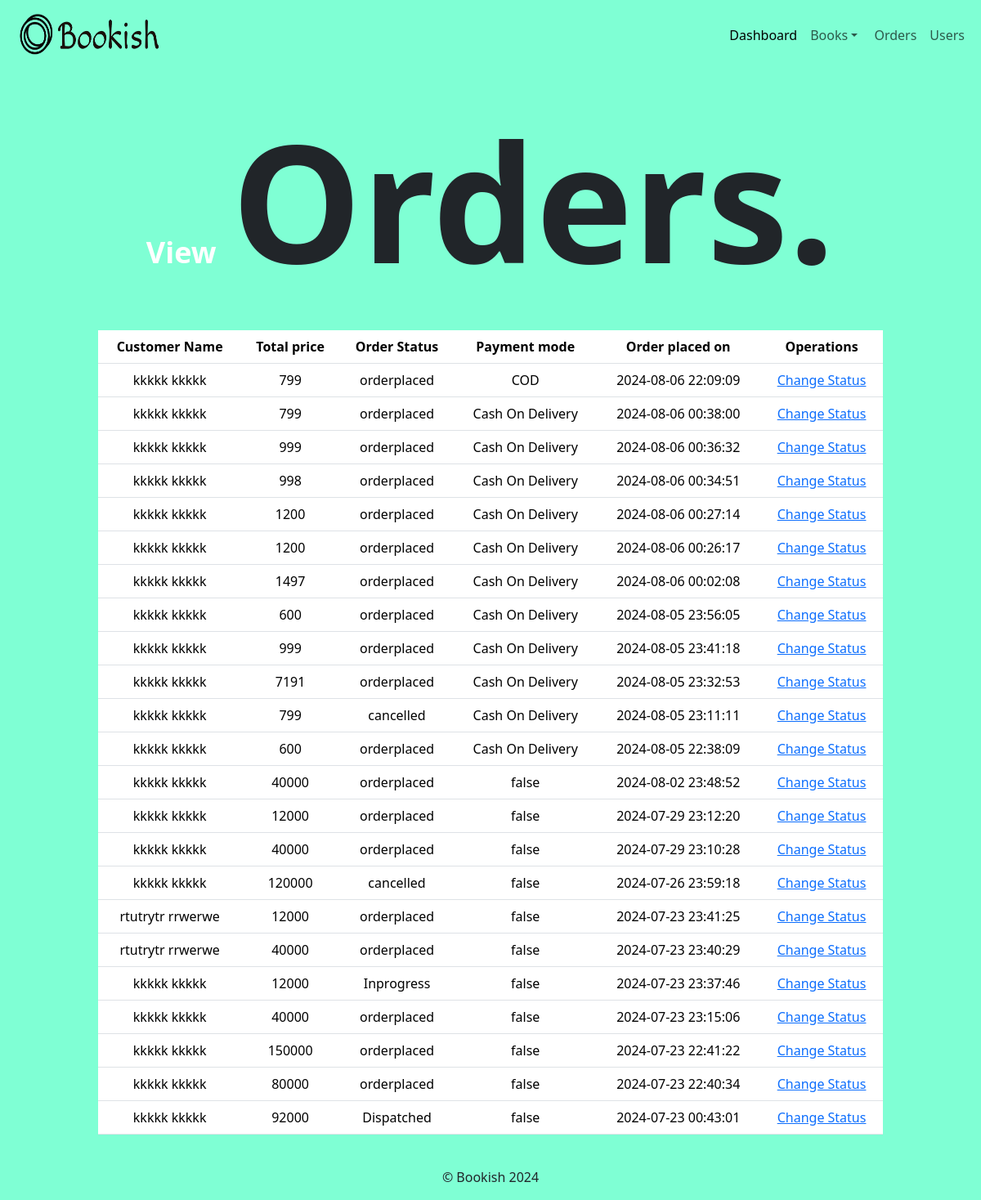
Screenshot of /vuorders.php with the database file from the repository.
### tables this page shows
CREATE TABLE IF NOT EXISTS `orders` (
  `id` int(10) NOT NULL AUTO_INCREMENT,
  `userid` int(10) NOT NULL,
  `totalprice` varchar(100) NOT NULL,
  `orderstatus` varchar(100) NOT NULL,
  `paymentmode` varchar(100) NOT NULL,
  `timestamp` datetime NOT NULL DEFAULT CURRENT_TIMESTAMP,
  PRIMARY KEY (`id`)
);

CREATE TABLE IF NOT EXISTS `user_data` (
  `id` int(11) NOT NULL AUTO_INCREMENT,
  `userid` varchar(200) NOT NULL,
  `firstname` varchar(200) NOT NULL,
  `lastname` varchar(200) NOT NULL,
  `company` varchar(200) NOT NULL,
  `address1` varchar(200) NOT NULL,
  `address2` varchar(200) NOT NULL,
  `city` varchar(200) NOT NULL,
  `country` varchar(200) NOT NULL,
  `zip` int(30) NOT NULL,
  `mobile` int(30) NOT NULL,
  PRIMARY KEY (`id`)
);

### vuorders.php (the view, shortened to what this page needs)
<!DOCTYPE html>
<html lang="en">
<head>
    <link rel="stylesheet" href="https://cdn.jsdelivr.net/npm/bootstrap@5.3.3/dist/css/bootstrap.rtl.min.css">
    <link rel="stylesheet" href="example.css">
    <?php
    include('dbconnection.php');
    $sqry = "SELECT orders.totalprice, orders.orderstatus, orders.paymentmode, orders.timestamp, orders.id, user_data.firstname, user_data.lastname
     FROM orders JOIN user_data ON orders.userid=user_data.userid ORDER BY `orders`.`id` DESC    ";
$result=mysqli_query($con,$sqry);
    ?>
</head>
<body>
<nav class="navbar navbar-expand-lg ">
  <div class="container-fluid">
  <img src="product_images/logo.png" alt="" height="70px" width="200px">
    <div class="collapse navbar-collapse" id="navbarSupportedContent">
      <ul class="navbar-nav me-auto mb-2 mb-lg-0">
        <li class="nav-item">
          <a class="nav-link active" aria-current="page" href="dashboard.php">Dashboard</a>
        </li>
        <li class="nav-item dropdown">
          <a class="nav-link dropdown-toggle" href="#" role="button" data-bs-toggle="dropdown" aria-expanded="false">
            Books
          </a>
        </li>
        <li class="nav-item">
          <a class="nav-link" href="vuorders.php">Orders</a>
        </li>
        <li class="nav-item">
          <a class="nav-link" href="vfusers.php">Users</a>
        </li>
    </div>
  </div>
</nav>
             <div class="heading" >
                              <b  class="int"> View &nbsp;</b  ><b class="book">Orders. </b>  <br>
             </div>
                                        <table align="center"class="table  table-hover" style="text-align:center;width:80%" id="myTable">
                                            <thead>
                                                    <tr>
                                                    <th>Customer Name</th>
                                                        <th>Total price</th>
                                                        <th>Order Status</th>
                                                        <th>Payment mode</th>
                                                        <th>Order placed on</th>
                                                        <th>Operations</th>
                                                    </tr>
                                            </thead>
                                            <tbody>
                                            <?php
    if (mysqli_num_rows($result) > 0) {
        while($row = mysqli_fetch_assoc($result)) {
            ?>
        <tr>
            <td><?php echo $row["firstname"] ." ".$row["lastname"] ?></td>
            <td><?php echo $row["totalprice"] ?></td>
            <td><?php echo $row["orderstatus"] ?></td>
            <td><?php echo $row["paymentmode"] ?></td>
            <td><?php echo $row["timestamp"];  ?>		</td>
            <td><a href='orderprocess1.php?id=<?php echo $row["id"] ?>'>Change Status</a>
        </tr>
        <?php
        }
      } else {
        echo "0 results";
      }
?>
                                            </tbody>
                                        </table>
<br>
<p align="center">&copy; Bookish 2024</p>
</body>
</html>

### example.css (style rules this page uses)
body { background-color: aquamarine; }
.navbar { background-color: aquamarine; }
.heading { font-size: 3vw; text-align: center; padding: 1px; margin: 8px; }
.int { color:white; }
.book { font-size: 200px; }

### rows the page displays
orders: user_data.firstname "kkkkk", user_data.lastname "kkkkk", totalprice "799", orderstatus "orderplaced", paymentmode "COD", timestamp "2024-08-06 22:09:09"
orders: user_data.firstname "kkkkk", user_data.lastname "kkkkk", totalprice "799", orderstatus "orderplaced", paymentmode "Cash On Delivery", timestamp "2024-08-06 00:38:00"
orders: user_data.firstname "kkkkk", user_data.lastname "kkkkk", totalprice "999", orderstatus "orderplaced", paymentmode "Cash On Delivery", timestamp "2024-08-06 00:36:32"
orders: user_data.firstname "kkkkk", user_data.lastname "kkkkk", totalprice "998", orderstatus "orderplaced", paymentmode "Cash On Delivery", timestamp "2024-08-06 00:34:51"
orders: user_data.firstname "kkkkk", user_data.lastname "kkkkk", totalprice "1200", orderstatus "orderplaced", paymentmode "Cash On Delivery", timestamp "2024-08-06 00:27:14"
orders: user_data.firstname "kkkkk", user_data.lastname "kkkkk", totalprice "1200", orderstatus "orderplaced", paymentmode "Cash On Delivery", timestamp "2024-08-06 00:26:17"
orders: user_data.firstname "kkkkk", user_data.lastname "kkkkk", totalprice "1497", orderstatus "orderplaced", paymentmode "Cash On Delivery", timestamp "2024-08-06 00:02:08"
orders: user_data.firstname "kkkkk", user_data.lastname "kkkkk", totalprice "600", orderstatus "orderplaced", paymentmode "Cash On Delivery", timestamp "2024-08-05 23:56:05"
orders: user_data.firstname "kkkkk", user_data.lastname "kkkkk", totalprice "999", orderstatus "orderplaced", paymentmode "Cash On Delivery", timestamp "2024-08-05 23:41:18"
orders: user_data.firstname "kkkkk", user_data.lastname "kkkkk", totalprice "7191", orderstatus "orderplaced", paymentmode "Cash On Delivery", timestamp "2024-08-05 23:32:53"
orders: user_data.firstname "kkkkk", user_data.lastname "kkkkk", totalprice "799", orderstatus "cancelled", paymentmode "Cash On Delivery", timestamp "2024-08-05 23:11:11"
orders: user_data.firstname "kkkkk", user_data.lastname "kkkkk", totalprice "600", orderstatus "orderplaced", paymentmode "Cash On Delivery", timestamp "2024-08-05 22:38:09"
orders: user_data.firstname "kkkkk", user_data.lastname "kkkkk", totalprice "40000", orderstatus "orderplaced", paymentmode "false", timestamp "2024-08-02 23:48:52"
orders: user_data.firstname "kkkkk", user_data.lastname "kkkkk", totalprice "12000", orderstatus "orderplaced", paymentmode "false", timestamp "2024-07-29 23:12:20"
orders: user_data.firstname "kkkkk", user_data.lastname "kkkkk", totalprice "40000", orderstatus "orderplaced", paymentmode "false", timestamp "2024-07-29 23:10:28"
orders: user_data.firstname "kkkkk", user_data.lastname "kkkkk", totalprice "120000", orderstatus "cancelled", paymentmode "false", timestamp "2024-07-26 23:59:18"
orders: user_data.firstname "rtutrytr", user_data.lastname "rrwerwe", totalprice "12000", orderstatus "orderplaced", paymentmode "false", timestamp "2024-07-23 23:41:25"
orders: user_data.firstname "rtutrytr", user_data.lastname "rrwerwe", totalprice "40000", orderstatus "orderplaced", paymentmode "false", timestamp "2024-07-23 23:40:29"
orders: user_data.firstname "kkkkk", user_data.lastname "kkkkk", totalprice "12000", orderstatus "Inprogress", paymentmode "false", timestamp "2024-07-23 23:37:46"
orders: user_data.firstname "kkkkk", user_data.lastname "kkkkk", totalprice "40000", orderstatus "orderplaced", paymentmode "false", timestamp "2024-07-23 23:15:06"
orders: user_data.firstname "kkkkk", user_data.lastname "kkkkk", totalprice "150000", orderstatus "orderplaced", paymentmode "false", timestamp "2024-07-23 22:41:22"
orders: user_data.firstname "kkkkk", user_data.lastname "kkkkk", totalprice "80000", orderstatus "orderplaced", paymentmode "false", timestamp "2024-07-23 22:40:34"
orders: user_data.firstname "kkkkk", user_data.lastname "kkkkk", totalprice "92000", orderstatus "Dispatched", paymentmode "false", timestamp "2024-07-23 00:43:01"
